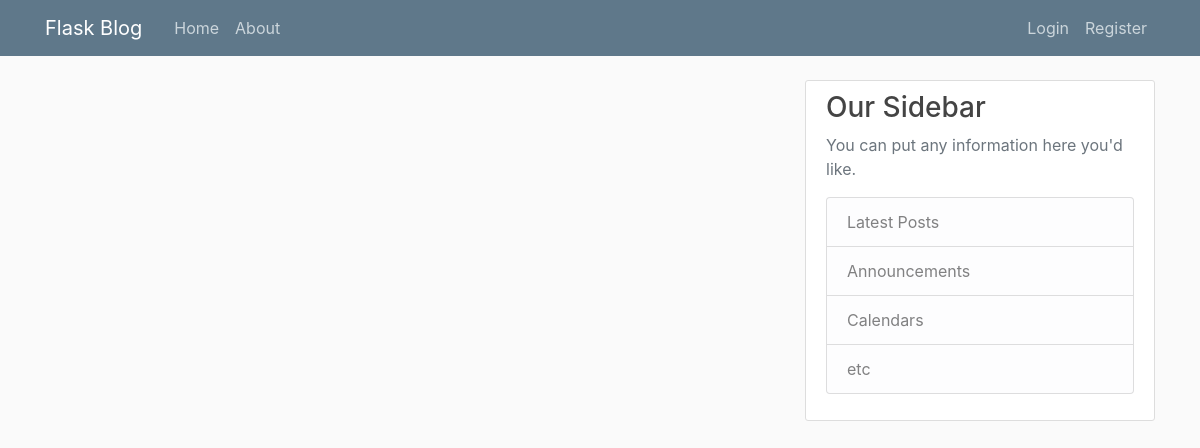
Page /home on the earlier database version.
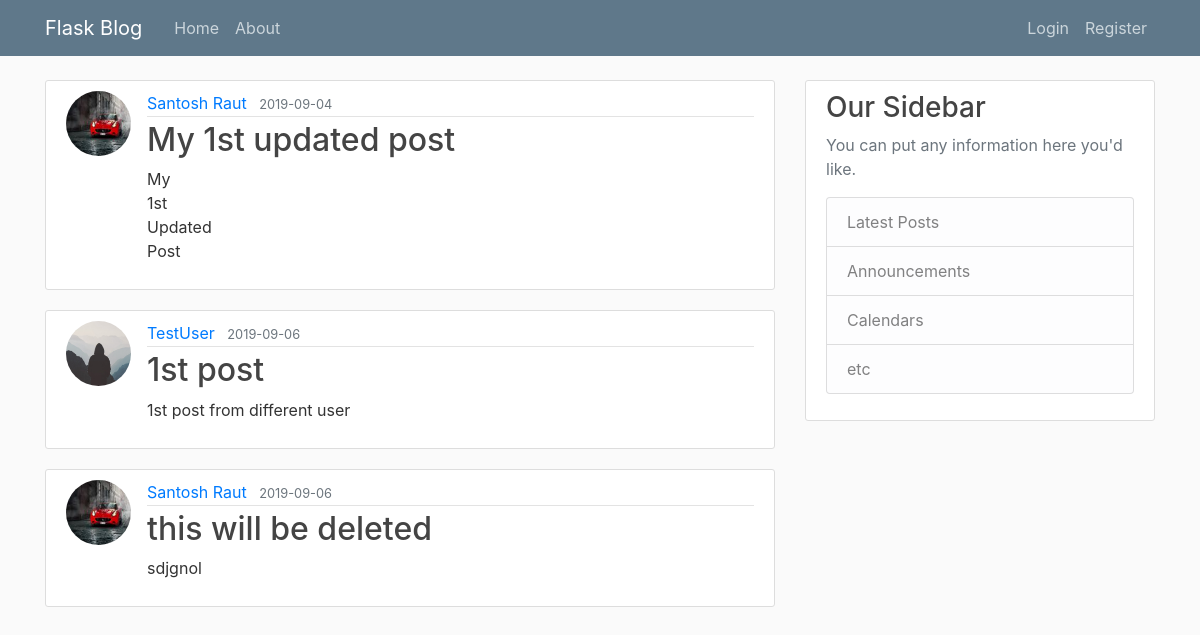
Same page on the later database version.
### flaskblog/models.py (models this page shows, shortened)
class Post(db.Model):
    id = db.Column( db.Integer, primary_key = True )
    title = db.Column(db.String(100), nullable=False )
    date_posted = db.Column(db.DateTime, nullable=False, default=datetime.utcnow())
    content = db.Column(db.Text, nullable=False)
    user_id = db.Column(db.Integer, db.ForeignKey('user.id'), nullable=False)

class User(db.Model, UserMixin):
    id = db.Column( db.Integer, primary_key = True )
    username = db.Column(db.String(20), unique=True, nullable=False )
    email = db.Column(db.String(120), unique=True, nullable=False)
    image_file = db.Column(db.String(120), nullable=False, default='default.jpg')
    password = db.Column(db.String(60), nullable=False)
    posts = db.relationship('Post', backref='author', lazy=True)

### flaskblog/routes.py (the view)
@app.route('/')
@app.route('/home')
def home():
        posts = Post.query.all()
        return render_template('home.html', posts=posts)

### flaskblog/templates/home.html
{% extends 'layout.html' %}
{% block content %}
    {% for post in posts %}
        <article class="media content-section">
            <img class="rounded-circle article-img" src="{{ url_for('static', filename='profile_pics/' + post.author.image_file)}}">
            <div class="media-body">
                <div class="article-metadata">
                  <a class="mr-2" href="#">{{ post.author.username }}</a>
                  <small class="text-muted">{{ post.date_posted.strftime('%Y-%m-%d') }}</small>
                </div>
                <h2><a class="article-title" href="#">{{ post.title }}</a></h2>
                <p class="article-content">{{ post.content }}</p>
            </div>
        </article>
    {% endfor %}
{% endblock %}

### flaskblog/templates/layout.html (shortened to what this page needs)
<!DOCTYPE html>
<html lang="en">
<head>
    <link rel="stylesheet" href="https://maxcdn.bootstrapcdn.com/bootstrap/4.0.0/css/bootstrap.min.css">
    <link rel="stylesheet" type="text/css" href="{{ url_for('static', filename='style.css')}} ">
</head>
<body>
    <header class="site-header">
      <nav class="navbar navbar-expand-md navbar-dark bg-steel fixed-top">
        <div class="container">
          <a class="navbar-brand mr-4" href="/">Flask Blog</a>
          <div class="collapse navbar-collapse" id="navbarToggle">
            <div class="navbar-nav mr-auto">
              <a class="nav-item nav-link" href="{{ url_for('home') }}">Home</a>
              <a class="nav-item nav-link" href="{{ url_for('about') }}">About</a>
            </div>
            <div class="navbar-nav">
                {% if current_user.is_authenticated %}
                    <a class="nav-item nav-link" href="{{ url_for('new_post') }}">New Post</a>
                    <a class="nav-item nav-link" href="{{ url_for('account') }}">Account</a>
                    <a class="nav-item nav-link" href="{{ url_for('logout') }}">Logout</a>
                {% else %}
                    <a class="nav-item nav-link" href="{{ url_for('login') }}">Login</a>
                    <a class="nav-item nav-link" href="{{ url_for('register') }}">Register</a>
                {% endif %}
            </div>
          </div>
        </div>
      </nav>
    </header>
    <main role="main" class="container">
      <div class="row">
        <div class="col-md-8">
          {% block content %}{% endblock %}
        </div>
        <div class="col-md-4">
          <div class="content-section">
            <h3>Our Sidebar</h3>
            <p class='text-muted'>You can put any information here you'd like.
              <ul class="list-group">
                <li class="list-group-item list-group-item-light">Latest Posts</li>
                <li class="list-group-item list-group-item-light">Announcements</li>
                <li class="list-group-item list-group-item-light">Calendars</li>
                <li class="list-group-item list-group-item-light">etc</li>
              </ul>
            </p>
          </div>
        </div>
      </div>
    </main>
</body>
</html>

### flaskblog/static/style.css (style rules this page uses)
body { background: #fafafa; color: #333333; margin-top: 5rem; }
h1, h2, h3, h4, h5, h6 { color: #444444; }
.bg-steel { background-color: #5f788a; }
.site-header .navbar-nav .nav-link { color: #cbd5db; }
.content-section { background: #ffffff; padding: 10px 20px; border: 1px solid #dddddd; border-radius: 3px; margin-bottom: 20px; }
.article-title { color: #444444; }
.article-content { white-space: pre-line; }
.article-img { height: 65px; width: 65px; margin-right: 16px; }
.article-metadata { padding-bottom: 1px; margin-bottom: 4px; border-bottom: 1px solid #e3e3e3 }

Differences in the rows shown:
added Post: image_file (picture), author.username "Santosh Raut", date_posted "2019-09-04", title "My 1st updated post", content "My 1st Updated Post"
added Post: image_file (placeholder picture), author.username "TestUser", date_posted "2019-09-06", title "1st post", content "1st post from different user"
added Post: image_file (picture), author.username "Santosh Raut", date_posted "2019-09-06", title "this will be deleted", content "sdjgnol"
